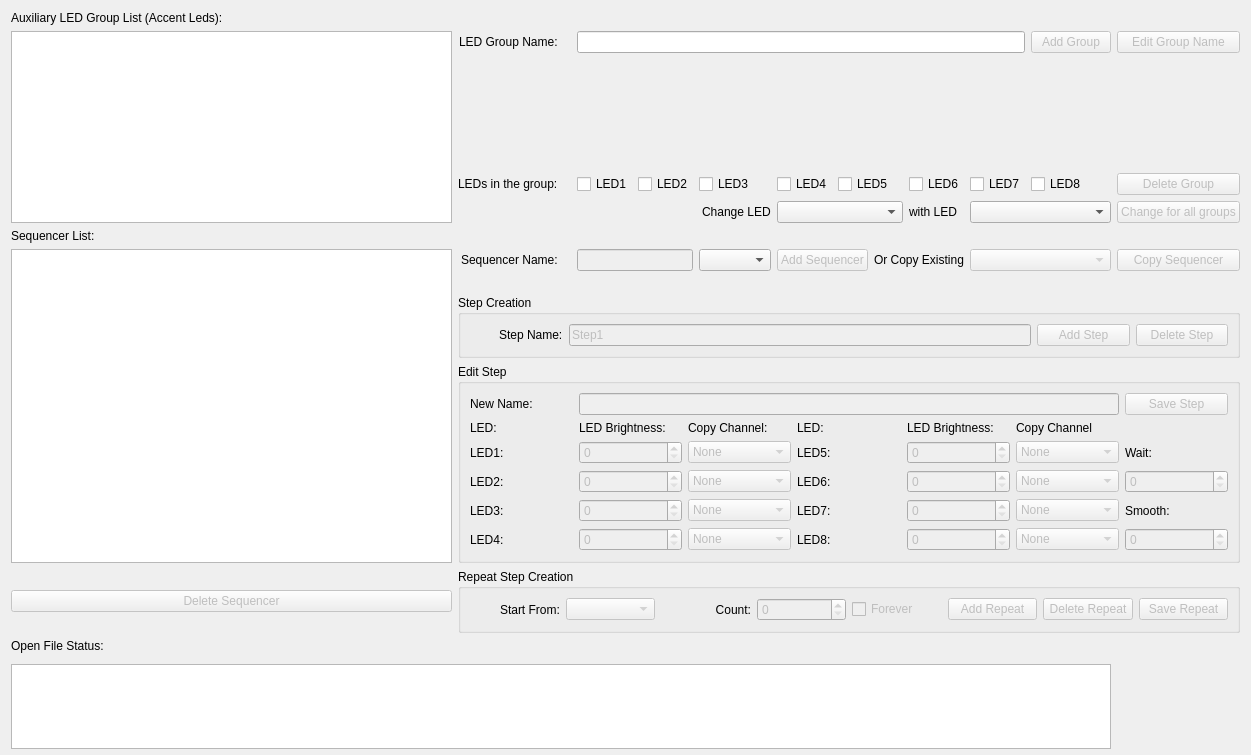
      <widget class="QWidget" name="TabAuxLEDs">
       <attribute name="title">
        <string>AUXLEDs</string>
       </attribute>
       <layout class="QGridLayout" name="gridLayout_7" columnstretch="0,0,0,0,0,0,0,0,0,0,0,0,0">
        <item row="4" column="9">
         <widget class="QLabel" name="LBLWith">
          <property name="text">
           <string>with LED</string>
          </property>
         </widget>
        </item>
        <item row="3" column="12">
         <widget class="QPushButton" name="BtnDeleteGroup">
          <property name="enabled">
           <bool>false</bool>
          </property>
          <property name="text">
           <string>Delete Group</string>
          </property>
          <property name="autoDefault">
           <bool>true</bool>
          </property>
         </widget>
        </item>
        <item row="3" column="6">
         <widget class="QCheckBox" name="CBLed4">
          <property name="text">
           <string>LED4</string>
          </property>
         </widget>
        </item>
        <item row="6" column="6" colspan="2">
         <widget class="QPushButton" name="BtnAddSequencer">
          <property name="enabled">
           <bool>false</bool>
          </property>
          <property name="text">
           <string>Add Sequencer</string>
          </property>
          <property name="autoDefault">
           <bool>true</bool>
          </property>
         </widget>
        </item>
        <item row="4" column="6" colspan="3">
         <widget class="QComboBox" name="CBFirstLED"/>
        </item>
        <item row="4" column="12">
         <widget class="QPushButton" name="BtnChange">
          <property name="enabled">
           <bool>false</bool>
          </property>
          <property name="text">
           <string>Change for all groups</string>
          </property>
         </widget>
        </item>
        <item row="4" column="10" colspan="2">
         <widget class="QComboBox" name="CBSecondLED"/>
        </item>
        <item row="3" column="5">
         <widget class="QCheckBox" name="CBLed3">
          <property name="text">
           <string>LED3</string>
          </property>
         </widget>
        </item>
        <item row="3" column="3">
         <widget class="QCheckBox" name="CBLed1">
          <property name="text">
           <string>LED1</string>
          </property>
         </widget>
        </item>
        <item row="3" column="9">
         <widget class="QCheckBox" name="CBLed6">
          <property name="text">
           <string>LED6</string>
          </property>
         </widget>
        </item>
        <item row="6" column="0" rowspan="6">
         <widget class="QTreeWidget" name="TrStructure">
          <attribute name="headerVisible">
           <bool>false</bool>
          </attribute>
          <column>
           <property name="text">
            <string notr="true">1</string>
           </property>
          </column>
         </widget>
        </item>
        <item row="3" column="11">
         <widget class="QCheckBox" name="CBLed8">
          <property name="text">
           <string>LED8</string>
          </property>
         </widget>
        </item>
        <item row="12" column="0">
         <widget class="QPushButton" name="BtnDeleteSeq">
          <property name="enabled">
           <bool>false</bool>
          </property>
          <property name="text">
           <string>Delete Sequencer</string>
          </property>
          <property name="autoDefault">
           <bool>true</bool>
          </property>
         </widget>
        </item>
        <item row="1" column="0" rowspan="4">
         <widget class="QListWidget" name="LstGroup"/>
        </item>
        <item row="3" column="10">
         <widget class="QCheckBox" name="CBLed7">
          <property name="text">
           <string>LED7</string>
          </property>
         </widget>
        </item>
        <item row="13" column="0">
         <widget class="QLabel" name="LblAuxStatus">
          <property name="text">
           <string>Open File Status:</string>
          </property>
         </widget>
        </item>
        <item row="3" column="7" colspan="2">
         <widget class="QCheckBox" name="CBLed5">
          <property name="text">
           <string>LED5</string>
          </property>
         </widget>
        </item>
        <item row="0" column="0">
         <widget class="QLabel" name="LblGroup">
          <property name="text">
           <string>Auxiliary LED Group List (Accent Leds):</string>
          </property>
         </widget>
        </item>
        <item row="6" column="10" colspan="2">
         <widget class="QComboBox" name="CBSeqList">
          <property name="enabled">
           <bool>false</bool>
          </property>
         </widget>
        </item>
        <item row="6" column="12">
         <widget class="QPushButton" name="BtnCopySeq">
          <property name="enabled">
           <bool>false</bool>
          </property>
          <property name="text">
           <string>Copy Sequencer</string>
          </property>
          <property name="autoDefault">
           <bool>true</bool>
          </property>
         </widget>
        </item>
        <item row="6" column="1" alignment="Qt::AlignRight">
         <widget class="QLabel" name="LblSeqName">
          <property name="text">
           <string>Sequencer Name:</string>
          </property>
         </widget>
        </item>
        <item row="1" column="1" alignment="Qt::AlignRight">
         <widget class="QLabel" name="LblGroupName">
          <property name="text">
           <string>LED Group Name:</string>
          </property>
         </widget>
        </item>
        <item row="3" column="1" alignment="Qt::AlignRight">
         <widget class="QLabel" name="LblLeds">
          <property name="text">
           <string>LEDs in the group:</string>
          </property>
         </widget>
        </item>
        <item row="5" column="0">
         <widget class="QLabel" name="LblSequencers">
          <property name="text">
           <string>Sequencer List:</string>
          </property>
         </widget>
        </item>
        <item row="3" column="2">
         <widget class="QLabel" name="LBLLedsList">
          <property name="text">
           <string/>
          </property>
         </widget>
        </item>
        <item row="3" column="4">
         <widget class="QCheckBox" name="CBLed2">
          <property name="text">
           <string>LED2</string>
          </property>
         </widget>
        </item>
        <item row="6" column="5">
         <widget class="QComboBox" name="CBGroup"/>
        </item>
        <item row="6" column="3" colspan="2">
         <widget class="QLineEdit" name="TxtSeqName">
          <property name="enabled">
           <bool>false</bool>
          </property>
          <property name="text">
           <string/>
          </property>
         </widget>
        </item>
        <item row="1" column="11">
         <widget class="QPushButton" name="BtnAddGroup">
          <property name="enabled">
           <bool>false</bool>
          </property>
          <property name="text">
           <string>Add Group</string>
          </property>
          <property name="autoDefault">
           <bool>true</bool>
          </property>
         </widget>
        </item>
        <item row="4" column="1" colspan="5" alignment="Qt::AlignRight">
         <widget class="QLabel" name="LBLChange">
          <property name="text">
           <string>Change LED</string>
          </property>
         </widget>
        </item>
        <item row="1" column="12">
         <widget class="QPushButton" name="BtnUpdate">
          <property name="enabled">
           <bool>false</bool>
          </property>
          <property name="text">
           <string>Edit Group Name</string>
          </property>
         </widget>
        </item>
        <item row="6" column="8" colspan="2">
         <widget class="QLabel" name="LBLCopy">
          <property name="text">
           <string>Or Copy Existing</string>
          </property>
         </widget>
        </item>
        <item row="1" column="3" colspan="8">
         <widget class="QLineEdit" name="TxtGroup"/>
        </item>
        <item row="10" column="1" colspan="12">
         <widget class="QGroupBox" name="GBStep">
          <property name="title">
           <string>Step Creation</string>
          </property>
          <layout class="QGridLayout" name="gridLayout_8">
           <item row="0" column="1" colspan="5">
            <widget class="QLineEdit" name="TxtStepName">
             <property name="enabled">
              <bool>false</bool>
             </property>
             <property name="text">
              <string>Step1</string>
             </property>
            </widget>
           </item>
           <item row="0" column="7">
            <widget class="QPushButton" name="BtnDeleteStep">
             <property name="enabled">
              <bool>false</bool>
             </property>
             <property name="text">
              <string>Delete Step</string>
             </property>
            </widget>
           </item>
           <item row="0" column="0" alignment="Qt::AlignRight">
            <widget class="QLabel" name="LblStepName">
             <property name="text">
              <string>Step Name:</string>
             </property>
            </widget>
           </item>
           <item row="0" column="6">
            <widget class="QPushButton" name="BtnAddStep">
             <property name="enabled">
              <bool>false</bool>
             </property>
             <property name="text">
              <string>Add Step</string>
             </property>
            </widget>
           </item>
          </layout>
         </widget>
        </item>
        <item row="12" column="1" colspan="12">
         <widget class="QGroupBox" name="GBRepeat">
          <property name="title">
           <string>Repeat Step Creation</string>
          </property>
          <layout class="QGridLayout" name="gridLayout_24">
           <item row="1" column="1">
            <widget class="QComboBox" name="CBStartrom">
             <property name="enabled">
              <bool>false</bool>
             </property>
            </widget>
           </item>
           <item row="1" column="5">
            <widget class="QPushButton" name="BtnAddRepeat">
             <property name="enabled">
              <bool>false</bool>
             </property>
             <property name="text">
              <string>Add Repeat</string>
             </property>
             <property name="autoDefault">
              <bool>true</bool>
             </property>
            </widget>
           </item>
           <item row="1" column="2" alignment="Qt::AlignRight">
            <widget class="QLabel" name="LblCount">
             <property name="text">
              <string>Count:</string>
             </property>
             <property name="alignment">
              <set>Qt::AlignRight|Qt::AlignTrailing|Qt::AlignVCenter</set>
             </property>
            </widget>
           </item>
           <item row="1" column="4">
            <widget class="QCheckBox" name="CBForever">
             <property name="enabled">
              <bool>false</bool>
             </property>
             <property name="text">
              <string>Forever</string>
             </property>
            </widget>
           </item>
           <item row="1" column="3">
            <widget class="QSpinBox" name="SpinCount">
             <property name="enabled">
              <bool>false</bool>
             </property>
            </widget>
           </item>
           <item row="1" column="9">
            <widget class="QPushButton" name="BtnEditRepeat">
             <property name="enabled">
              <bool>false</bool>
             </property>
             <property name="text">
              <string>Save Repeat</string>
             </property>
             <property name="autoDefault">
              <bool>true</bool>
             </property>
            </widget>
           </item>
           <item row="1" column="0" alignment="Qt::AlignRight">
            <widget class="QLabel" name="LblStartFrom">
             <property name="text">
              <string>Start From:</string>
             </property>
            </widget>
           </item>
           <item row="1" column="8">
            <widget class="QPushButton" name="BtnDeleteRepeat">
             <property name="enabled">
              <bool>false</bool>
             </property>
             <property name="text">
              <string>Delete Repeat</string>
             </property>
             <property name="autoDefault">
              <bool>true</bool>
             </property>
            </widget>
           </item>
          </layout>
         </widget>
        </item>
        <item row="14" column="0" colspan="12">
         <widget class="QTextBrowser" name="TxtAuxStatus">
          <property name="minimumSize">
           <size>
            <width>1100</width>
            <height>85</height>
           </size>
          </property>
          <property name="maximumSize">
           <size>
            <width>3000</width>
            <height>75</height>
           </size>
          </property>
         </widget>
        </item>
        <item row="11" column="1" colspan="12">
         <widget class="QGroupBox" name="GBEditStep">
          <property name="title">
           <string>Edit Step</string>
          </property>
          <layout class="QGridLayout" name="gridLayout_22">
           <item row="5" column="3">
            <widget class="QLabel" name="LblLED8">
             <property name="text">
              <string>LED8:</string>
             </property>
            </widget>
           </item>
           <item row="3" column="4">
            <widget class="QSpinBox" name="SpinBrightness6">
             <property name="enabled">
              <bool>false</bool>
             </property>
             <property name="maximum">
              <number>100</number>
             </property>
            </widget>
           </item>
           <item row="4" column="4">
            <widget class="QSpinBox" name="SpinBrightness7">
             <property name="enabled">
              <bool>false</bool>
             </property>
             <property name="maximum">
              <number>100</number>
             </property>
            </widget>
           </item>
           <item row="4" column="1">
            <widget class="QSpinBox" name="SpinBrightness3">
             <property name="enabled">
              <bool>false</bool>
             </property>
             <property name="maximum">
              <number>100</number>
             </property>
            </widget>
           </item>
           <item row="4" column="0">
            <widget class="QLabel" name="LblLED3">
             <property name="text">
              <string>LED3:</string>
             </property>
            </widget>
           </item>
           <item row="5" column="0">
            <widget class="QLabel" name="LblLED4">
             <property name="text">
              <string>LED4:</string>
             </property>
            </widget>
           </item>
           <item row="4" column="3">
            <widget class="QLabel" name="LblLED7">
             <property name="text">
              <string>LED7:</string>
             </property>
            </widget>
           </item>
           <item row="3" column="5">
            <widget class="QComboBox" name="CBChannel6">
             <property name="enabled">
              <bool>false</bool>
             </property>
             <item>
              <property name="text">
               <string>None</string>
              </property>
             </item>
             <item>
              <property name="text">
               <string>CopyRed</string>
              </property>
             </item>
             <item>
              <property name="text">
               <string>CopyGreen</string>
              </property>
             </item>
             <item>
              <property name="text">
               <string>CopyBlue</string>
              </property>
             </item>
            </widget>
           </item>
           <item row="3" column="3">
            <widget class="QLabel" name="LblLED6">
             <property name="text">
              <string>LED6:</string>
             </property>
            </widget>
           </item>
           <item row="5" column="5">
            <widget class="QComboBox" name="CBChannel8">
             <property name="enabled">
              <bool>false</bool>
             </property>
             <item>
              <property name="text">
               <string>None</string>
              </property>
             </item>
             <item>
              <property name="text">
               <string>CopyRed</string>
              </property>
             </item>
             <item>
              <property name="text">
               <string>CopyGreen</string>
              </property>
             </item>
             <item>
              <property name="text">
               <string>CopyBlue</string>
              </property>
             </item>
            </widget>
           </item>
           <item row="1" column="4">
            <widget class="QLabel" name="LblBrightness_2">
             <property name="text">
              <string>LED Brightness:</string>
             </property>
            </widget>
           </item>
           <item row="3" column="2">
            <widget class="QComboBox" name="CBChannel2">
             <property name="enabled">
              <bool>false</bool>
             </property>
             <item>
              <property name="text">
               <string>None</string>
              </property>
             </item>
             <item>
              <property name="text">
               <string>CopyRed</string>
              </property>
             </item>
             <item>
              <property name="text">
               <string>CopyGreen</string>
              </property>
             </item>
             <item>
              <property name="text">
               <string>CopyBlue</string>
              </property>
             </item>
            </widget>
           </item>
           <item row="2" column="1">
            <widget class="QSpinBox" name="SpinBrightness1">
             <property name="enabled">
              <bool>false</bool>
             </property>
             <property name="maximum">
              <number>100</number>
             </property>
            </widget>
           </item>
           <item row="3" column="1">
            <widget class="QSpinBox" name="SpinBrightness2">
             <property name="enabled">
              <bool>false</bool>
             </property>
             <property name="maximum">
              <number>100</number>
             </property>
            </widget>
           </item>
           <item row="4" column="5">
            <widget class="QComboBox" name="CBChannel7">
             <property name="enabled">
              <bool>false</bool>
             </property>
             <item>
              <property name="text">
               <string>None</string>
              </property>
             </item>
             <item>
              <property name="text">
               <string>CopyRed</string>
              </property>
             </item>
             <item>
              <property name="text">
               <string>CopyGreen</string>
              </property>
             </item>
             <item>
              <property name="text">
               <string>CopyBlue</string>
              </property>
             </item>
            </widget>
           </item>
           <item row="2" column="0">
            <widget class="QLabel" name="LblLED1">
             <property name="text">
              <string>LED1:</string>
             </property>
            </widget>
           </item>
           <item row="2" column="5">
            <widget class="QComboBox" name="CBChannel5">
             <property name="enabled">
              <bool>false</bool>
             </property>
             <item>
              <property name="text">
               <string>None</string>
              </property>
             </item>
             <item>
              <property name="text">
               <string>CopyRed</string>
              </property>
             </item>
             <item>
              <property name="text">
               <string>CopyGreen</string>
              </property>
             </item>
             <item>
              <property name="text">
               <string>CopyBlue</string>
              </property>
             </item>
            </widget>
           </item>
           <item row="2" column="4">
            <widget class="QSpinBox" name="SpinBrightness5">
             <property name="enabled">
              <bool>false</bool>
             </property>
             <property name="maximum">
              <number>100</number>
             </property>
            </widget>
           </item>
           <item row="5" column="2">
            <widget class="QComboBox" name="CBChannel4">
             <property name="enabled">
              <bool>false</bool>
             </property>
             <item>
              <property name="text">
               <string>None</string>
              </property>
             </item>
             <item>
              <property name="text">
               <string>CopyRed</string>
              </property>
             </item>
             <item>
              <property name="text">
               <string>CopyGreen</string>
              </property>
             </item>
             <item>
              <property name="text">
               <string>CopyBlue</string>
              </property>
             </item>
            </widget>
           </item>
           <item row="1" column="2">
            <widget class="QLabel" name="LblChannel">
             <property name="text">
              <string>Copy Channel:</string>
             </property>
            </widget>
           </item>
           <item row="1" column="1">
            <widget class="QLabel" name="LblBrightness">
             <property name="text">
              <string>LED Brightness:</string>
             </property>
            </widget>
           </item>
           <item row="5" column="4">
            <widget class="QSpinBox" name="SpinBrightness8">
             <property name="enabled">
              <bool>false</bool>
             </property>
             <property name="maximum">
              <number>100</number>
             </property>
            </widget>
           </item>
           <item row="3" column="0">
            <widget class="QLabel" name="LblLED2">
             <property name="text">
              <string>LED2:</string>
             </property>
            </widget>
           </item>
           <item row="4" column="2">
            <widget class="QComboBox" name="CBChannel3">
             <property name="enabled">
              <bool>false</bool>
             </property>
             <item>
              <property name="text">
               <string>None</string>
              </property>
             </item>
             <item>
              <property name="text">
               <string>CopyRed</string>
              </property>
             </item>
             <item>
              <property name="text">
               <string>CopyGreen</string>
              </property>
             </item>
             <item>
              <property name="text">
               <string>CopyBlue</string>
              </property>
             </item>
            </widget>
           </item>
           <item row="5" column="1">
            <widget class="QSpinBox" name="SpinBrightness4">
             <property name="enabled">
              <bool>false</bool>
             </property>
             <property name="maximum">
              <number>100</number>
             </property>
            </widget>
           </item>
           <item row="2" column="2">
            <widget class="QComboBox" name="CBChannel1">
             <property name="enabled">
              <bool>false</bool>
             </property>
             <item>
              <property name="text">
               <string>None</string>
              </property>
             </item>
             <item>
              <property name="text">
               <string>CopyRed</string>
              </property>
             </item>
             <item>
              <property name="text">
               <string>CopyGreen</string>
              </property>
             </item>
             <item>
              <property name="text">
               <string>CobyBlue</string>
              </property>
             </item>
            </widget>
           </item>
           <item row="1" column="5">
            <widget class="QLabel" name="LblChannel_2">
             <property name="text">
              <string>Copy Channel</string>
             </property>
            </widget>
           </item>
           <item row="2" column="3">
            <widget class="QLabel" name="LblLed5">
             <property name="text">
              <string>LED5:</string>
             </property>
            </widget>
           </item>
           <item row="1" column="0">
            <widget class="QLabel" name="LblLED">
             <property name="text">
              <string>LED:</string>
             </property>
            </widget>
           </item>
           <item row="1" column="3">
            <widget class="QLabel" name="LblLED_2">
             <property name="text">
              <string>LED:</string>
             </property>
            </widget>
           </item>
           <item row="0" column="0">
            <widget class="QLabel" name="LblNewName">
             <property name="text">
              <string>New Name:</string>
             </property>
            </widget>
           </item>
           <item row="0" column="7">
            <widget class="QPushButton" name="BtnEditStep">
             <property name="enabled">
              <bool>false</bool>
             </property>
             <property name="text">
              <string>Save Step</string>
             </property>
            </widget>
           </item>
           <item row="5" column="7">
            <widget class="QSpinBox" name="SpinSmooth">
             <property name="enabled">
              <bool>false</bool>
             </property>
             <property name="maximum">
              <number>9999</number>
             </property>
            </widget>
           </item>
           <item row="0" column="1" colspan="5">
            <widget class="QLineEdit" name="TxtNewName">
             <property name="enabled">
              <bool>false</bool>
             </property>
             <property name="maximumSize">
              <size>
               <width>1000</width>
               <height>16777215</height>
              </size>
             </property>
            </widget>
           </item>
           <item row="2" column="7">
            <widget class="QLabel" name="LblWait">
             <property name="text">
              <string>Wait:</string>
             </property>
            </widget>
           </item>
           <item row="3" column="7">
            <widget class="QSpinBox" name="SpinWait">
             <property name="enabled">
              <bool>false</bool>
             </property>
             <property name="maximum">
              <number>999999999</number>
             </property>
             <property name="singleStep">
              <number>50</number>
             </property>
            </widget>
           </item>
           <item row="4" column="7">
            <widget class="QLabel" name="LblSmooth">
             <property name="text">
              <string>Smooth:</string>
             </property>
            </widget>
           </item>
          </layout>
         </widget>
        </item>
        <item row="14" column="12" alignment="Qt::AlignRight">
         <widget class="QLabel" name="LBLIcon1">
          <property name="maximumSize">
           <size>
            <width>90</width>
            <height>90</height>
           </size>
          </property>
          <property name="text">
           <string>&lt;html&gt;&lt;head/&gt;&lt;body&gt;&lt;p&gt;&lt;img src=&quot;:/Inside/Desktop/logo85.png&quot;/&gt;&lt;/p&gt;&lt;/body&gt;&lt;/html&gt;</string>
          </property>
         </widget>
        </item>
       </layout>
      </widget>
